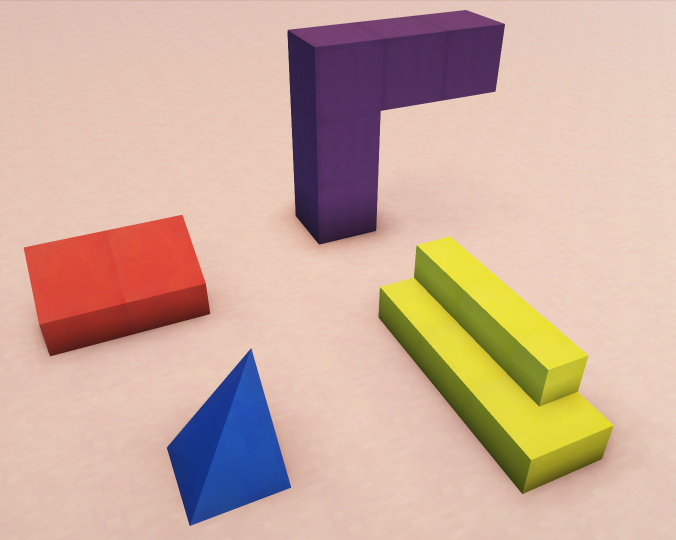
#> input picture l1/scenes/minecraft2.png, 1352 x 1080 px (shown at 1/2 size)
$ python vis.py
#> lines starting #> are read from the running program, lines starting #| are printed output that depends on the picture
import cv2
import numpy as np
import plotly.graph_objects as go

original = cv2.imread('../scenes/minecraft2.png')
#> original is the input picture: shape (1080, 1352, 3); mean B, G, R 156.4, 172.8, 204.5
original_resized = cv2.resize(original, (800, 600))
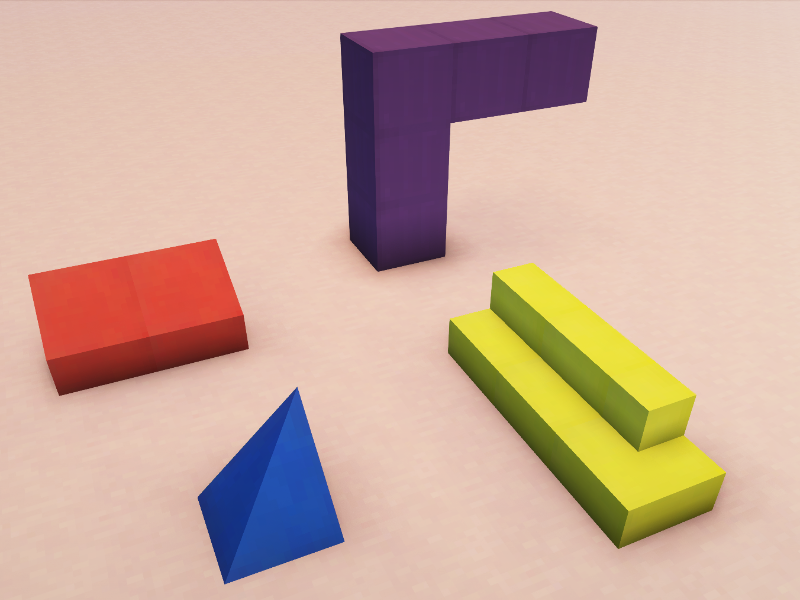
#> original_resized: shape (600, 800, 3); mean B, G, R 156.4, 172.7, 204.4
height, width = original_resized.shape[:2]
#> height = 600; width = 800

PHI = 25  # tune this to adjust Z (depth) recovery
#> (the run stopped early here; a loop or call above may not have finished)

$ run again, with l1/scenes/minecraft3.png copied over l1/scenes/minecraft2.png
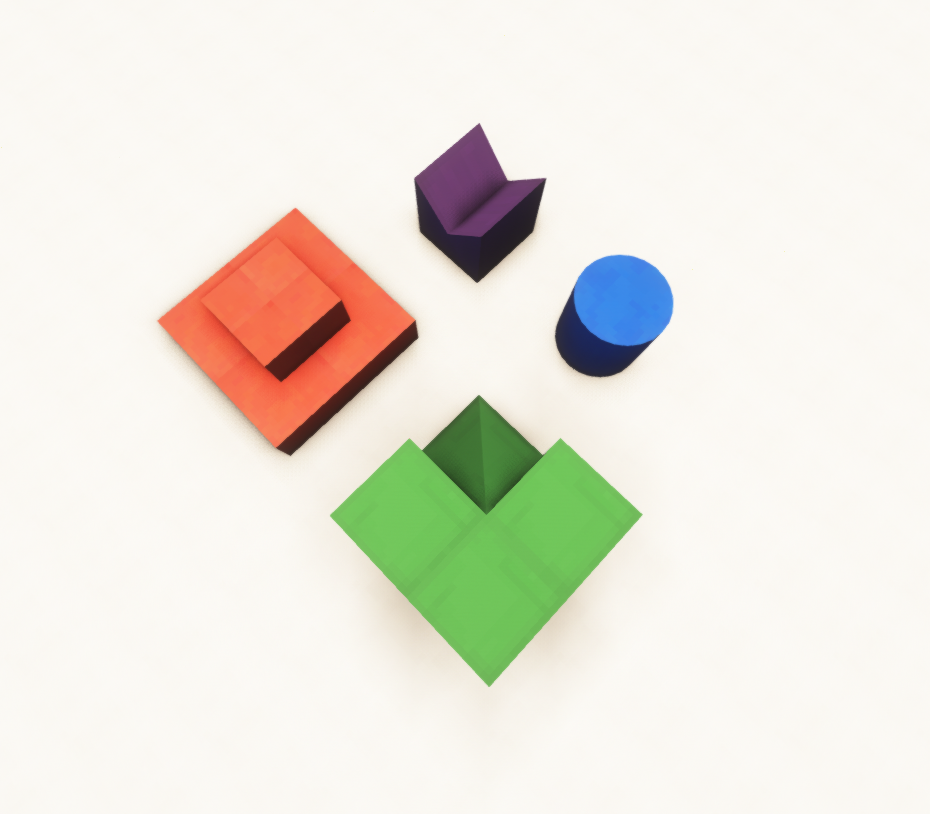
#> input picture l1/scenes/minecraft3.png, 930 x 814 px
#> original is the input picture: shape (814, 930, 3); mean B, G, R 220.7, 231.3, 234.2
#> `original_resized = cv2.resize(original, (800, 600))`:
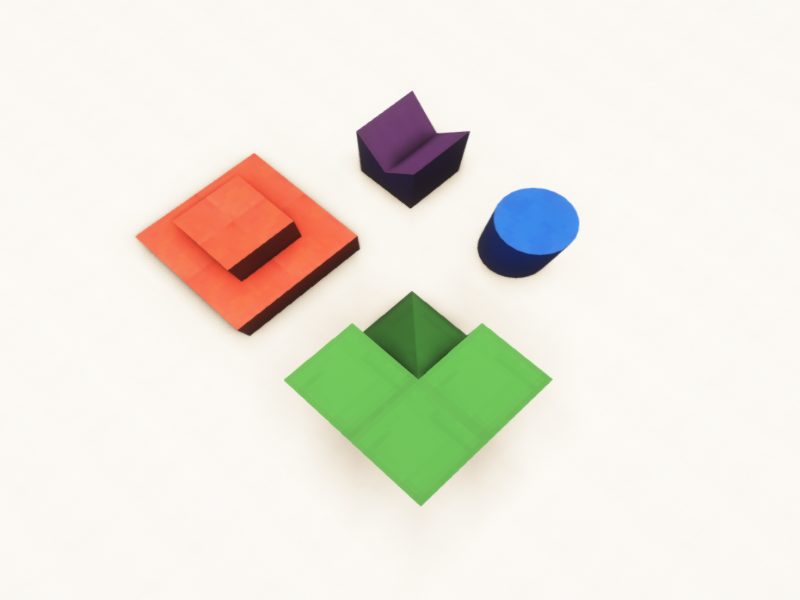
#> original_resized: shape (600, 800, 3); mean B, G, R 220.6, 231.2, 234.1

$ run again, with l1/scenes/minecraft4.png copied over l1/scenes/minecraft2.png
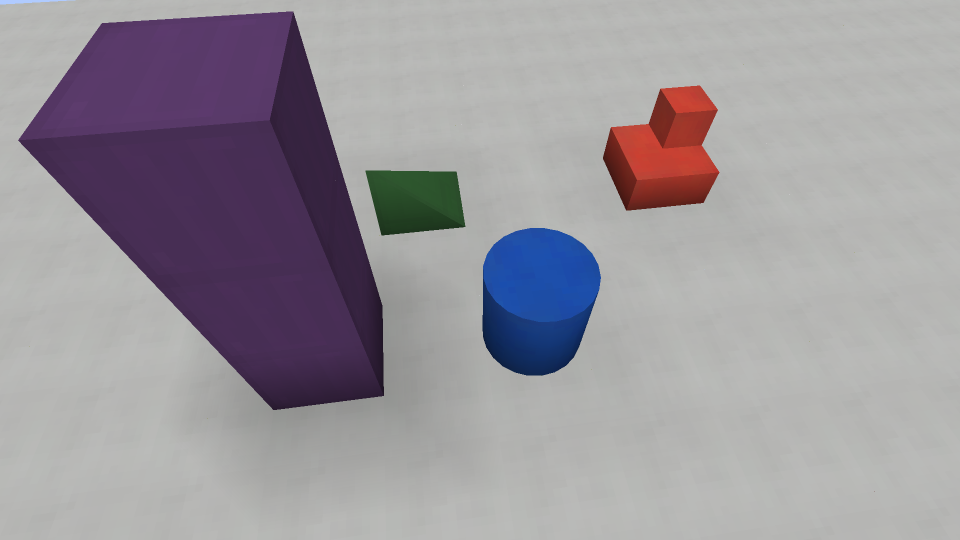
#> input picture l1/scenes/minecraft4.png, 1920 x 1080 px (shown at 1/2 size)
#> original is the input picture: shape (1080, 1920, 3); mean B, G, R 156.7, 150.1, 154.7
#> `original_resized = cv2.resize(original, (800, 600))`:
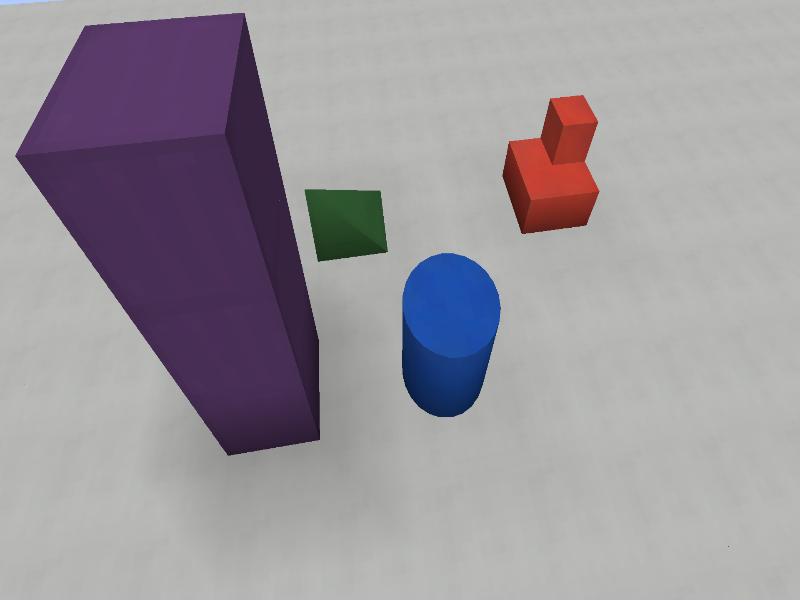
#> original_resized: shape (600, 800, 3); mean B, G, R 156.6, 150, 154.7

$ run again, with l1/scenes/minecraft5.png copied over l1/scenes/minecraft2.png
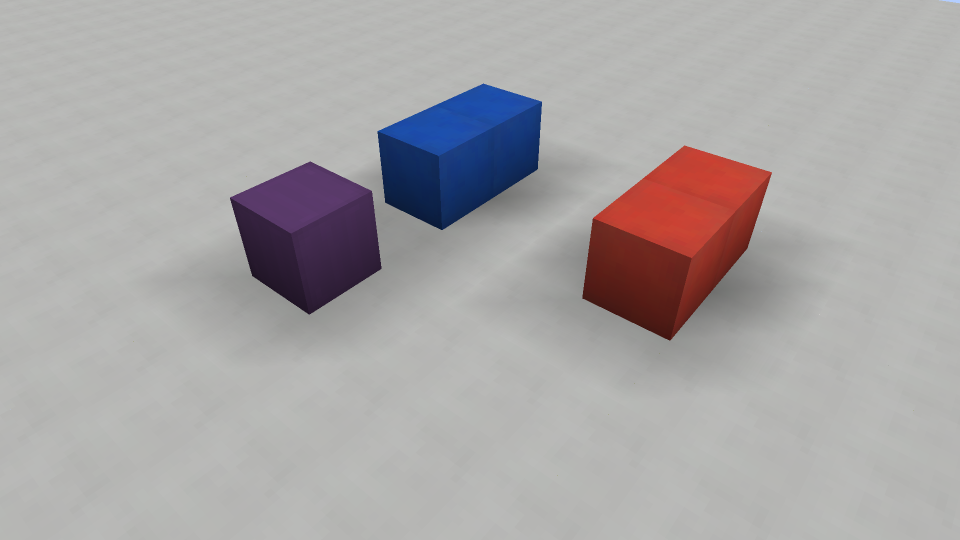
#> input picture l1/scenes/minecraft5.png, 1920 x 1080 px (shown at 1/2 size)
#> original is the input picture: shape (1080, 1920, 3); mean B, G, R 166.5, 165.8, 169.1
#> `original_resized = cv2.resize(original, (800, 600))`:
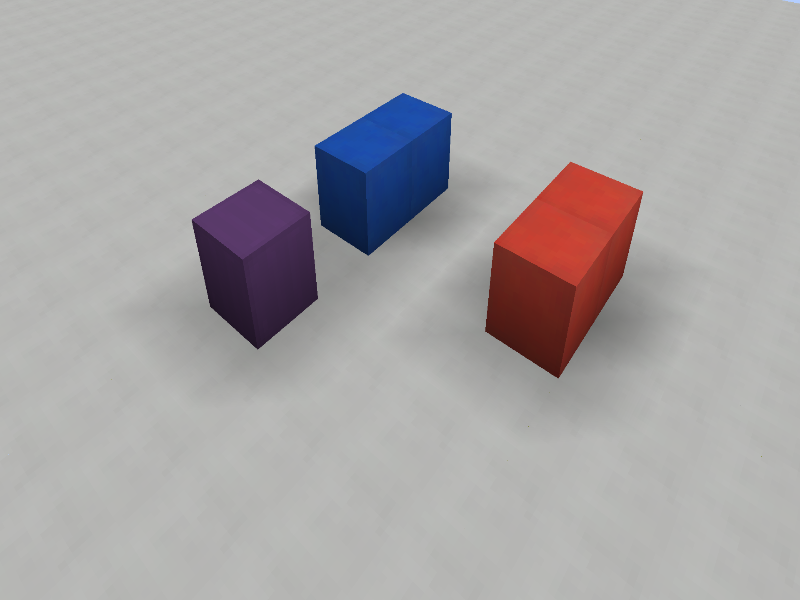
#> original_resized: shape (600, 800, 3); mean B, G, R 166.5, 165.7, 169.1
